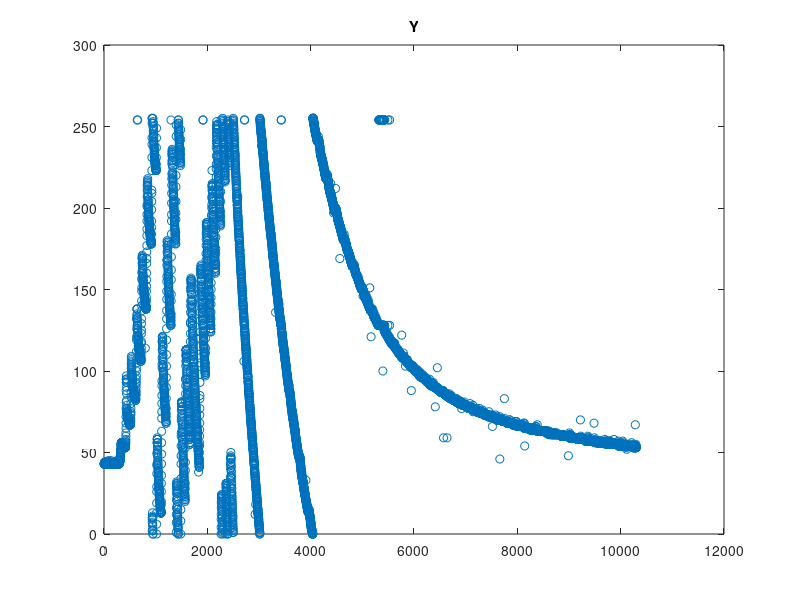
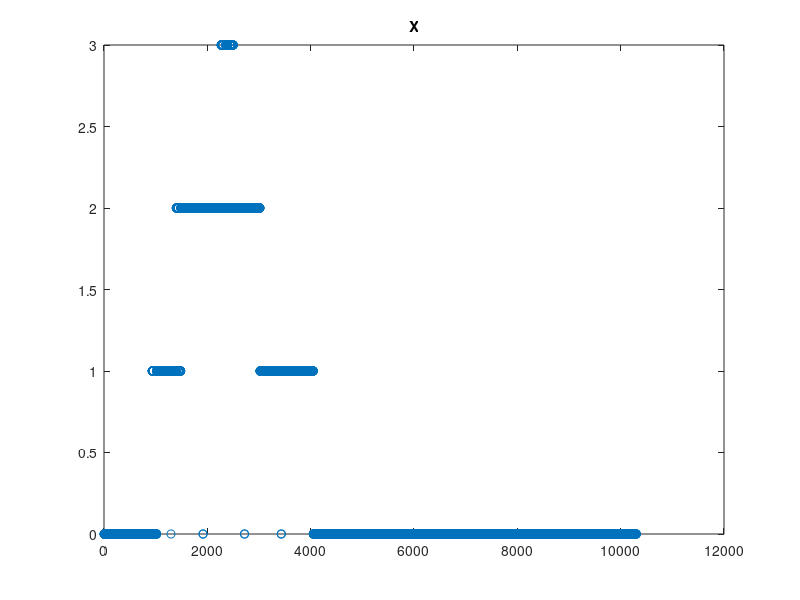
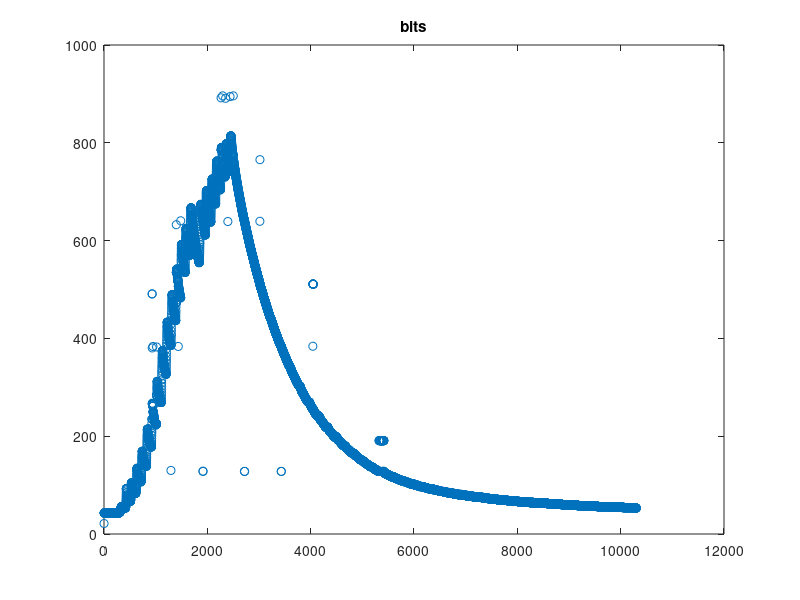
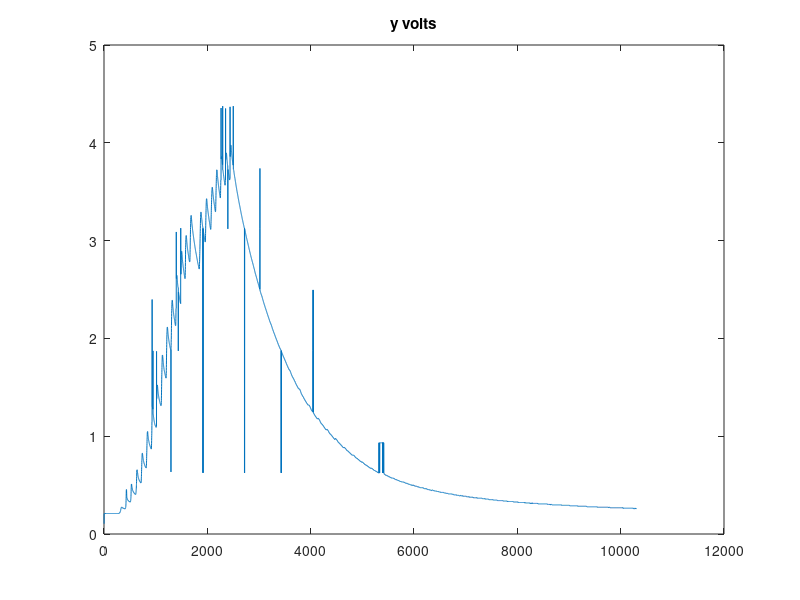

MATLAB code for these plots, in order:
clear all
close all

x2=csvread('bp-joao-1.csv');



y_p1_o=abs(x2(:,2)-255);
x_p1=x2(:,1);
figure(1)
plot(y_p1_o,'o')
title('Y')
figure(2)
plot(x_p1,'o')
title('X')
y_p1=medfilt1(y_p1_o,10);       




y_p1_converted=zeros(size(y_p1));
for i=1:length(y_p1)
    
    x=0;
    if (x_p1(i)==1)
        x=2^8;
    elseif (x_p1(i)==2)
        x=2^9;
    elseif (x_p1(i)==3)
        
        x=2^8+2^9;
    end
    
    y_p1_converted(i)=y_p1(i)+x;
    
end
figure(6)
plot(y_p1_converted,'o')
title('bits')

 y_p1_volts=y_p1_converted.*5./1024;
 
 vs=5;

 y_pressure=(y_p1_volts./vs-0.04)./0.018;

 y_pressure_mm_hg=y_pressure*7.5;
figure(7)
plot(y_p1_volts)
title('y volts')

figure(8)
plot(y_pressure)
title('y pressure KPa')

figure(9)
plot(y_pressure_mm_hg)
title('y pressure KPa')
 
